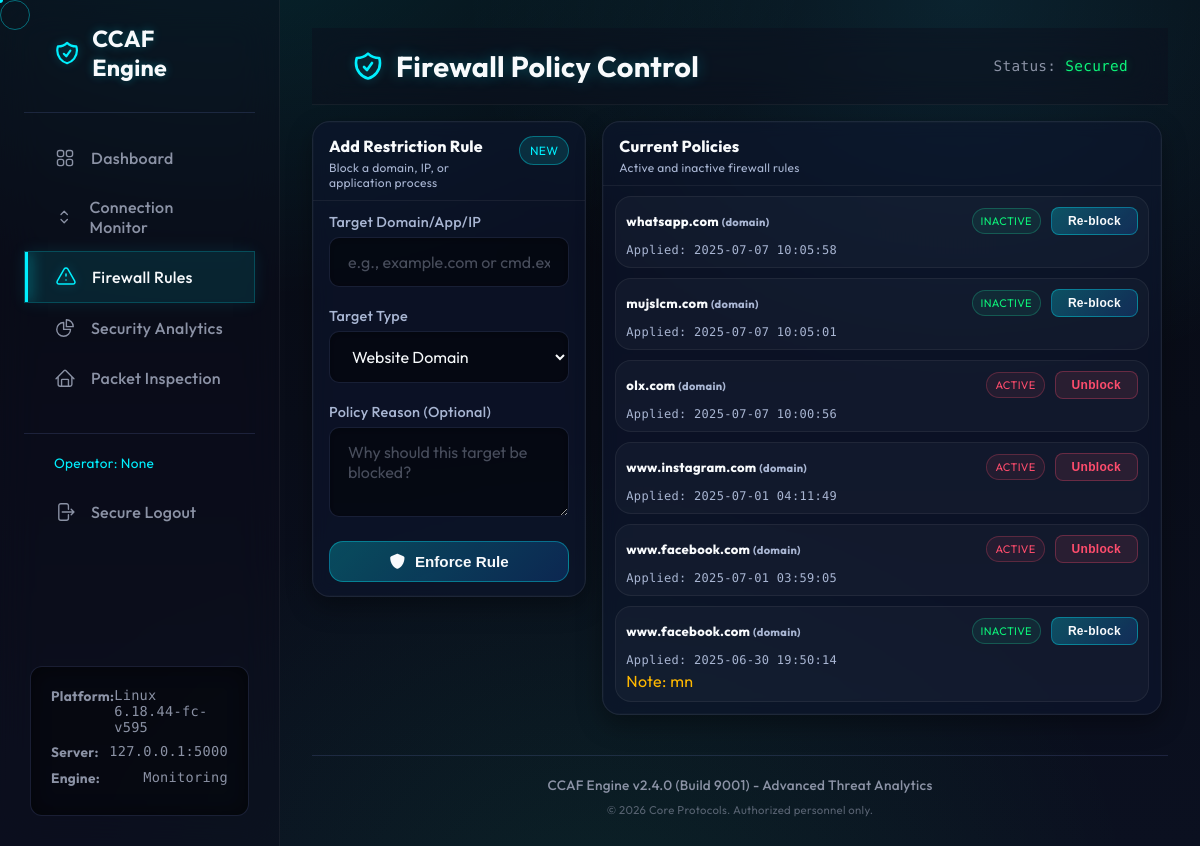
Page /rules (signed in) on the earlier database version.
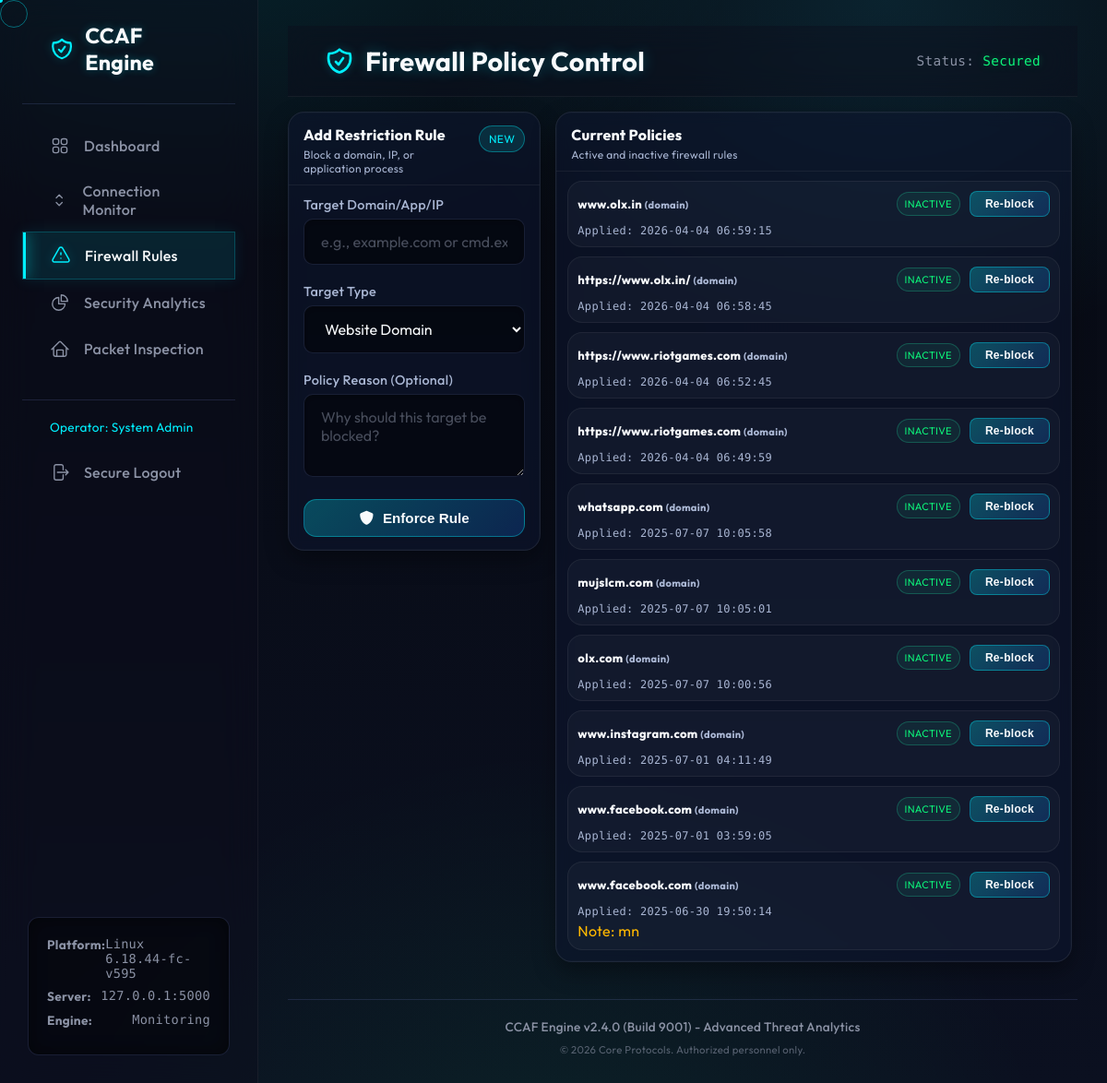
Same page on the later database version.
### tables this page shows
CREATE TABLE rules
                 (id INTEGER PRIMARY KEY AUTOINCREMENT,
                  target TEXT NOT NULL,
                  type TEXT NOT NULL,
                  status TEXT DEFAULT 'active',
                  reason TEXT,
                  created_at TIMESTAMP DEFAULT CURRENT_TIMESTAMP, created_by INTEGER REFERENCES users(id) ON DELETE SET NULL);

### web/routes.py (the view)
@bp.route('/rules')
@login_required
def rules():
    rules_list = get_rules()
    return render_template('rules.html', rules=rules_list, system_info=get_system_info())

### core/database.py (called while the page is built)
def get_rules():
    conn = sqlite3.connect(config.DB_PATH)
    c = conn.cursor()
    c.execute("SELECT * FROM rules ORDER BY created_at DESC")
    rules = []
    for row in c.fetchall():
        rules.append({
            'id': row[0],
            'target': row[1],
            'type': row[2],
            'status': row[3],
            'reason': row[4],
            'created_at': row[5]
        })
    conn.close()
    return rules

### web/routes.py (called while the page is built)
def get_system_info():
    return {
        'platform': f"{platform.system()} {platform.release()}",
        'server': f"{config.HOST}:{config.PORT}",
        'start_time': datetime.now().strftime("%Y-%m-%d %H:%M:%S")
    }

def login_required(f):
    @wraps(f)
    def decorated_function(*args, **kwargs):
        if 'user_id' not in session:
            flash('Please log in to access this page.', 'warning')
            return redirect(url_for('main.login'))
        return f(*args, **kwargs)
    return decorated_function

### web/templates/rules.html (shortened to what this page needs)
{% extends "layout.html" %}
{% block header_title %}Firewall Policy Control{% endblock %}
{% block content %}
<main class="rt-grid">
    <aside class="rt-card fr--33">
        <div class="rt-card-head">
            <div>
                <div class="rt-title">Add Restriction Rule</div>
                <div class="rt-sub">Block a domain, IP, or application process</div>
            </div>
            <span class="rt-chip rt-chip--info">NEW</span>
        </div>
        <div class="rt-controls">
            <label for="targetInput">Target Domain/App/IP</label>
            <input type="text" id="targetInput" placeholder="e.g., example.com or cmd.exe">
            <label for="typeSelect">Target Type</label>
            <select id="typeSelect">
                <option value="domain">Website Domain</option>
            </select>
            <label for="reasonInput">Policy Reason (Optional)</label>
            <textarea id="reasonInput" rows="3" placeholder="Why should this target be blocked?"></textarea>
            <button onclick="enforceRule()" class="rt-btn rt-btn--primary">
                <i class="fa-solid fa-shield"></i> Enforce Rule
            </button>
        </div>
    </aside>
    <aside class="rt-card rt-card--feed fr--66">
        <div class="rt-card-head">
            <div>
                <div class="rt-title">Current Policies</div>
                <div class="rt-sub">Active and inactive firewall rules</div>
            </div>
        </div>
        <div class="rt-feed rt-feed--tall">
            {% if rules|length == 0 %}
                <p class="rt-empty">No policy rules have been deployed yet.</p>
            {% else %}
                {% for rule in rules %}
                <div class="rt-item">
                    <div class="rt-item-top">
                        <div class="rt-item-title">
                            {{ rule.target }}
                            <span class="rt-meta-inline">({{ rule.type }})</span>
                        </div>
                        <div class="rt-inline-actions">
                            <span class="rt-badge {% if rule.status == 'active' %}bad{% else %}good{% endif %}">{{ rule.status.upper() }}</span>
                            {% if rule.status == 'active' %}
                            <button onclick="revokeRule('{{ rule.target }}', '{{ rule.type }}')" class="rt-btn rt-btn--danger rt-btn--sm">
                                Unblock
                            </button>
                            {% else %}
                            <button onclick="reblockRule('{{ rule.target }}', '{{ rule.type }}')" class="rt-btn rt-btn--primary rt-btn--sm">
                                Re-block
                            </button>
                            {% endif %}
                        </div>
                    </div>
                    <div class="rt-item-bottom">
                        <div class="rt-item-meta">Applied: {{ rule.created_at }}</div>
                    </div>
                    {% if rule.reason %}
                    <div class="rt-item-note">Note: {{ rule.reason }}</div>
                    {% endif %}
                </div>
                {% endfor %}
            {% endif %}
        </div>
    </aside>
</main>
{% endblock %}

Differences in the rows shown:
added rules: target "www.olx.in", type "domain", status "INACTIVE", created_at "2026-04-04 06:59:15"
added rules: target "https://www.olx.in/", type "domain", status "INACTIVE", created_at "2026-04-04 06:58:45"
added rules: target "https://www.riotgames.com", type "domain", status "INACTIVE", created_at "2026-04-04 06:52:45"
added rules: target "https://www.riotgames.com", type "domain", status "INACTIVE", created_at "2026-04-04 06:49:59"
changed rules "olx.com": status "ACTIVE" → "INACTIVE"; status "Unblock" → "Re-block"
changed rules "www.instagram.com": status "ACTIVE" → "INACTIVE"; status "Unblock" → "Re-block"
changed rules (number 9 of 10 on the later page): status "ACTIVE" → "INACTIVE"; status "Unblock" → "Re-block"
Other differences:
{{ session.get('fullname') }}: "None" → "System Admin"
